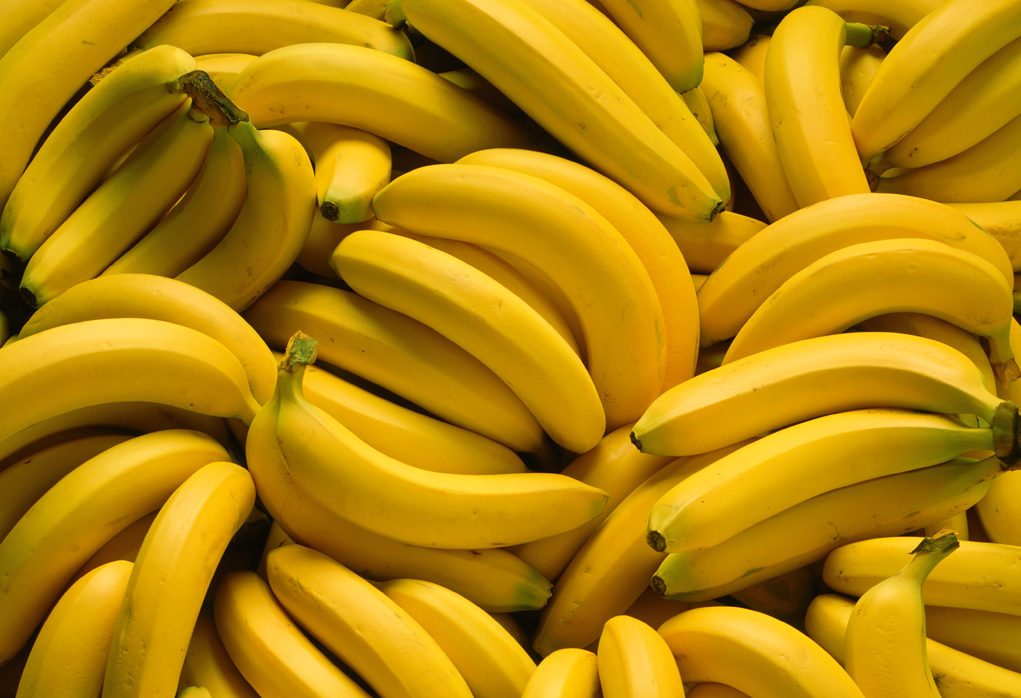
#> input picture Chapter 6/banana.png, 1021 x 698 px
$ python flipping.py --image banana.png
#> lines starting #> are read from the running program, lines starting #| are printed output that depends on the picture
import argparse
import cv2

ap = argparse.ArgumentParser()
ap.add_argument("-i", "--image", required = True, help = "Path to the image")
args = vars(ap.parse_args())

image = cv2.imread(args["image"])
#> image is the input picture: shape (698, 1021, 3); mean B, G, R 9.2, 132.6, 179
cv2.imshow("Original", image)
cv2.waitKey(0)

#Flips image
#Arguments - image, flip code
#1 flips horizontally
flipped = cv2.flip(image, 1)
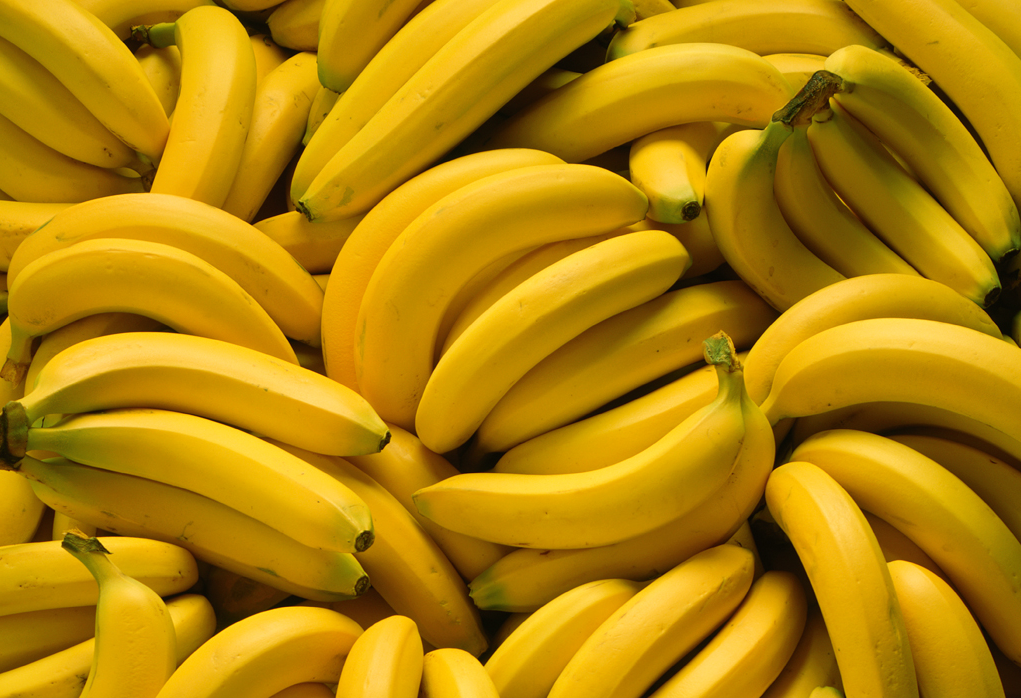
#> flipped: shape (698, 1021, 3); mean B, G, R 9.2, 132.6, 179
cv2.imshow("Flipped Horizontally", flipped)
cv2.waitKey(0)

#0 flips vertically
flipped = cv2.flip(image, 0)
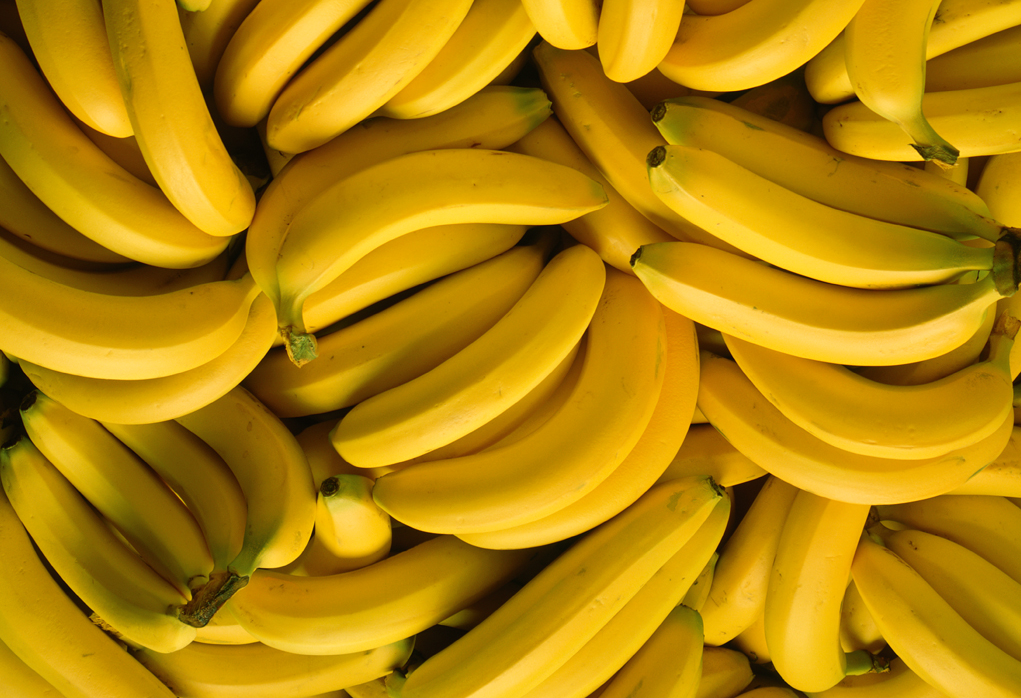
#> flipped: shape (698, 1021, 3); mean B, G, R 9.2, 132.6, 179
cv2.imshow("Flipped Vertically", flipped)
cv2.waitKey(0)

#-1 flips both axis
flipped = cv2.flip(image, -1)
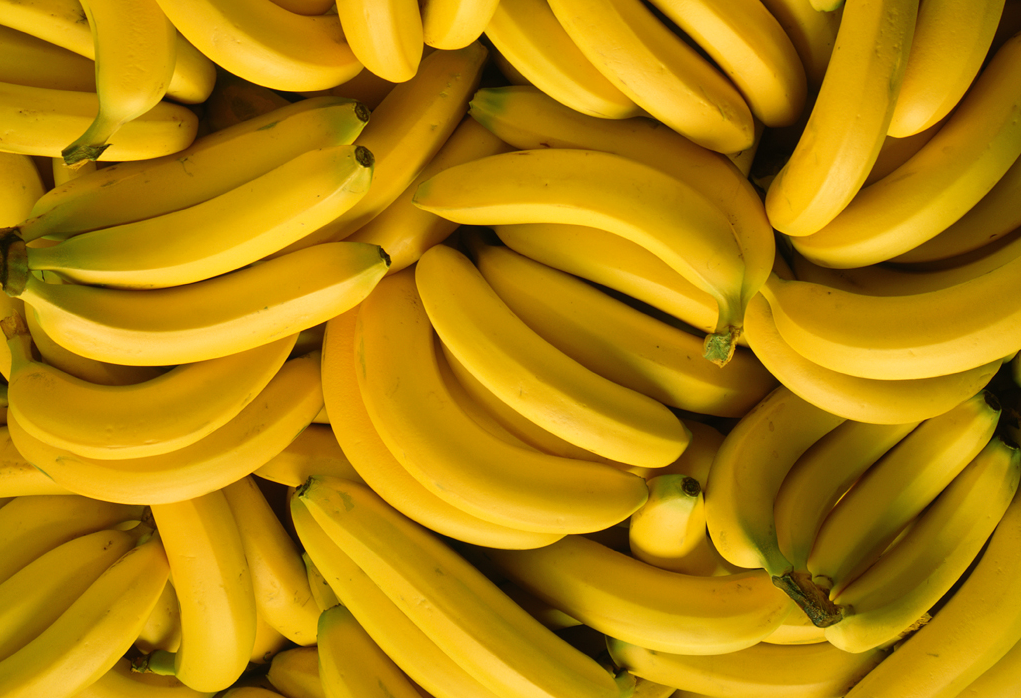
#> flipped: shape (698, 1021, 3); mean B, G, R 9.2, 132.6, 179
cv2.imshow("Flipped Horizontally & Vertically", flipped)
cv2.waitKey(0)
